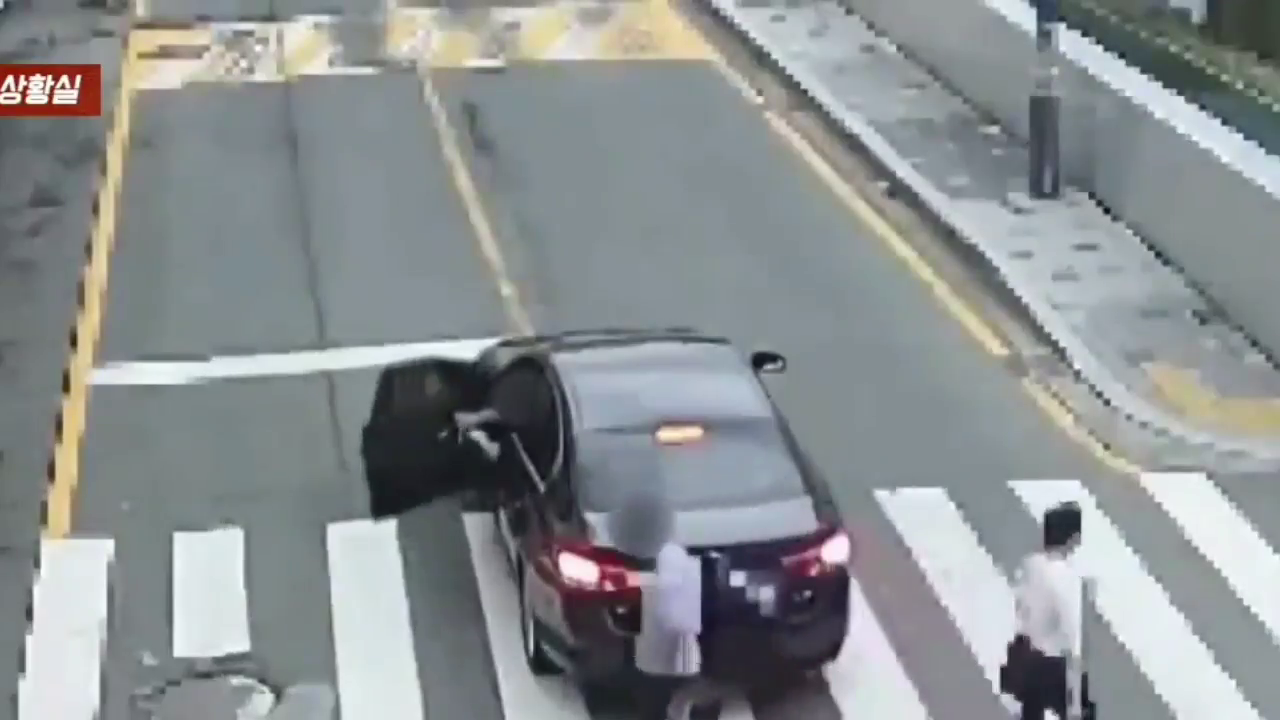
#> input picture frame 13 of object_tracking/kroad.mp4, 1280 x 720 px, given in place of test2.mp4, which was not available
$ python lane_detector.py
#> lines starting #> are read from the running program, lines starting #| are printed output that depends on the picture; after the words box and inside, x2 and y2 are one past the last pixel; in counts of white or black regions, pixels touching at a corner belong together; pictures that were not available may be replaced by others from this repository, and a replacement may not be noted
import cv2
import numpy as np

def canny(img):  #Canny 해주기 위한 알고리즘
    if img is None:
        cap.release()
        cv2.destroyAllWindows()
        exit()
    gray = cv2.cvtColor(img, cv2.COLOR_BGR2GRAY)
    kernel = 5
    blur = cv2.GaussianBlur(gray,(kernel, kernel),0)
    canny = cv2.Canny(gray, 50, 150)
    return canny

def region_of_interest(canny): #현재 내가 가고있는 차선의 범위만 추출해 냄(추후에 개선 필요한 부분)
    height = canny.shape[0]
    width = canny.shape[1]
    mask = np.zeros_like(canny)
    triangle = np.array([[
    (110, height),
    (650, 250),
    (1000, height),]], np.int32)
    cv2.fillPoly(mask, triangle, 255)
    masked_image = cv2.bitwise_and(canny, mask)
    return masked_image

def houghLines(cropped_canny): #허프변환
    return cv2.HoughLinesP(cropped_canny, 2, np.pi/180, 100,
        np.array([]), minLineLength=40, maxLineGap=5)

def addWeighted(frame, line_image):
    return cv2.addWeighted(frame, 0.8, line_image, 1, 1)

# [7 lines left out: function display_lines, not called in this run]

def make_points(image, line):
    slope, intercept = line
    y1 = int(image.shape[0])
    y2 = int(y1*3.0/5)
    x1 = int((y1 - intercept)/slope)
    x2 = int((y2 - intercept)/slope)
    return [[x1, y1, x2, y2]]

def average_slope_intercept(image, lines):
    left_fit    = []
    right_fit   = []
    if lines is None:
        return None
    for line in lines:
        for x1, y1, x2, y2 in line:
            fit = np.polyfit((x1,x2), (y1,y2), 1)
            slope = fit[0]
            intercept = fit[1]
            if slope < 0:
                left_fit.append((slope, intercept))
            else:
                right_fit.append((slope, intercept))
    left_fit_average  = np.average(left_fit, axis=0)
    right_fit_average = np.average(right_fit, axis=0)
    left_line  = make_points(image, left_fit_average)
    right_line = make_points(image, right_fit_average)
    averaged_lines = [left_line, right_line]
    return averaged_lines

cap = cv2.VideoCapture("C:/Users/Dongwon/Documents/GitHub/Python_for_contest/OpenCV/imgs/test2.mp4")
while(cap.isOpened()):
    _, frame = cap.read()
#> frame is the input picture: shape (720, 1280, 3); mean B, G, R 146.2, 144.5, 139.6
    canny_image = canny(frame)
#> in canny, `gray = cv2.cvtColor(img, cv2.COLOR_BGR2GRAY)`:
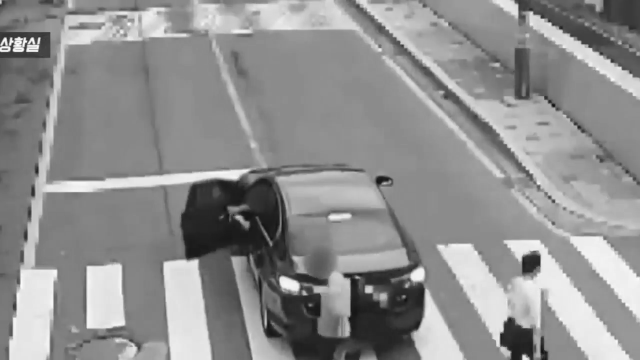
#> gray: shape (720, 1280) (shown at 1/2 size); min 10, max 255, mean 143.2
#> in canny, `canny = cv2.Canny(gray, 50, 150)`:
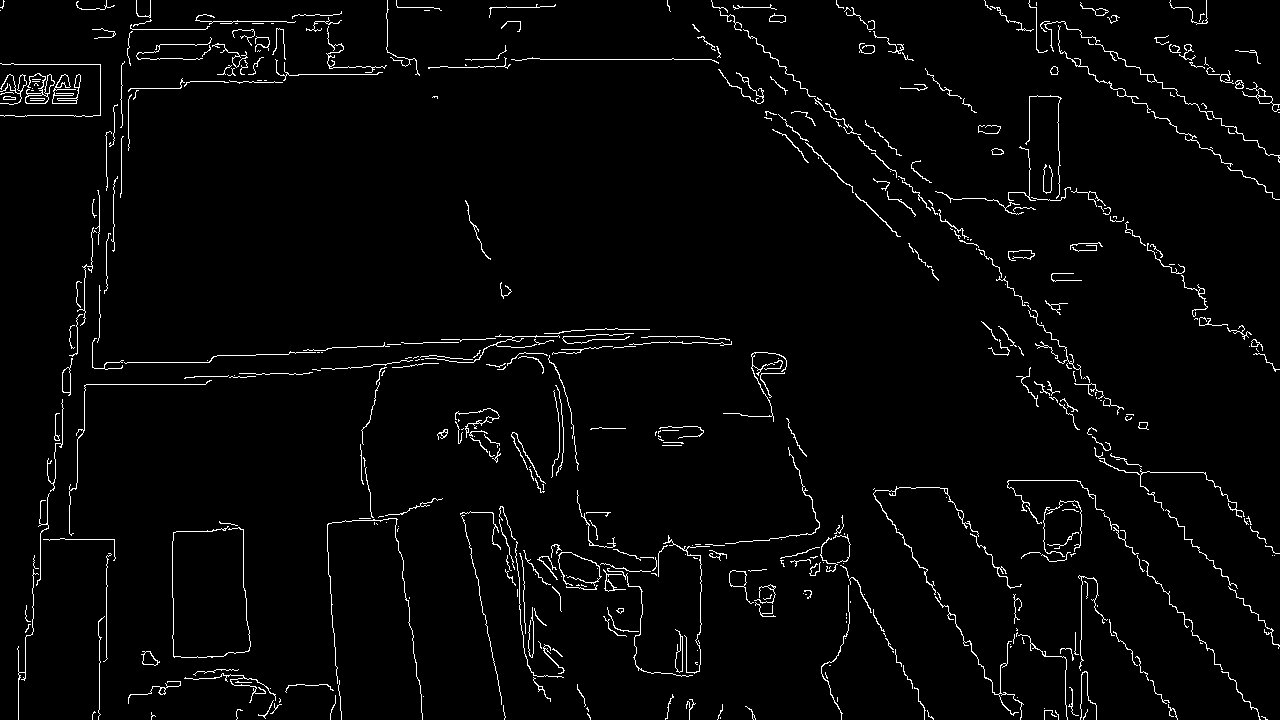
#> canny: shape (720, 1280); 2.7% white in thin lines or dots
    cropped_canny = region_of_interest(canny_image)
#> in region_of_interest, `cv2.fillPoly(mask, triangle, 255)`:
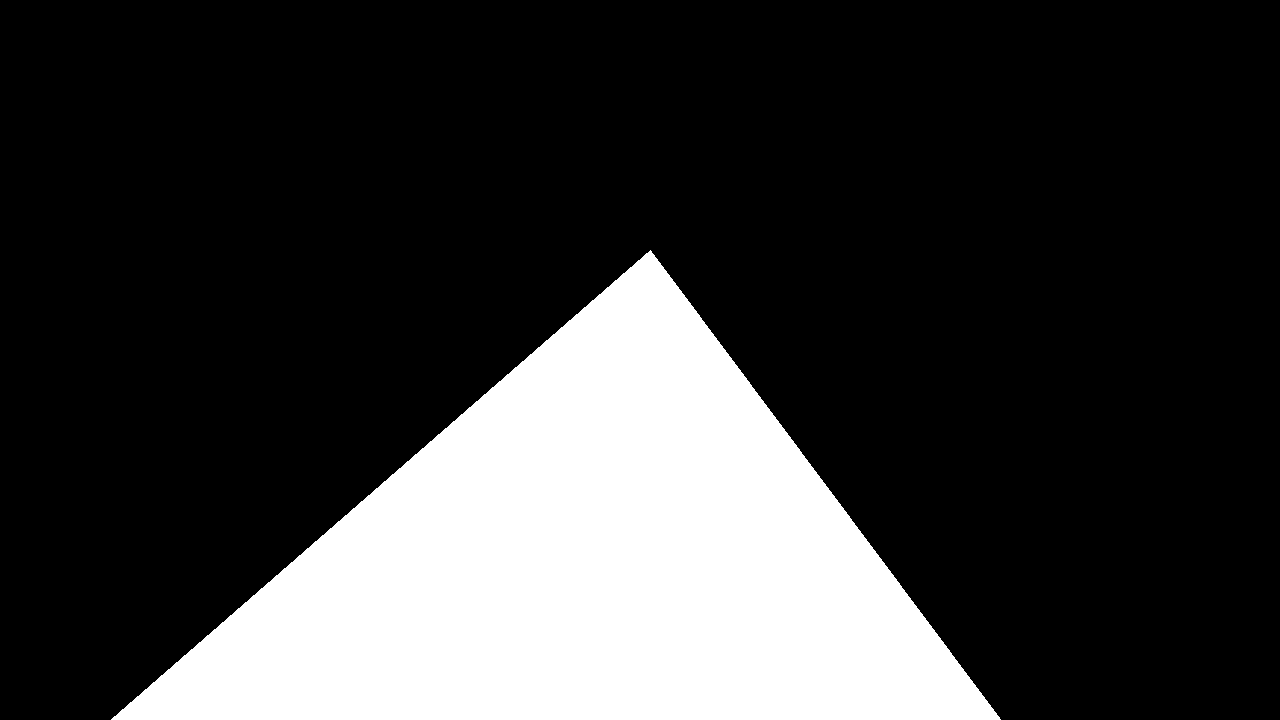
#> mask: shape (720, 1280); 22.7% white; 1 white region, box (x1, y1, x2, y2) and area: (111, 250, 1001, 720) 209420
#> in region_of_interest, `masked_image = cv2.bitwise_and(canny, mask)`:
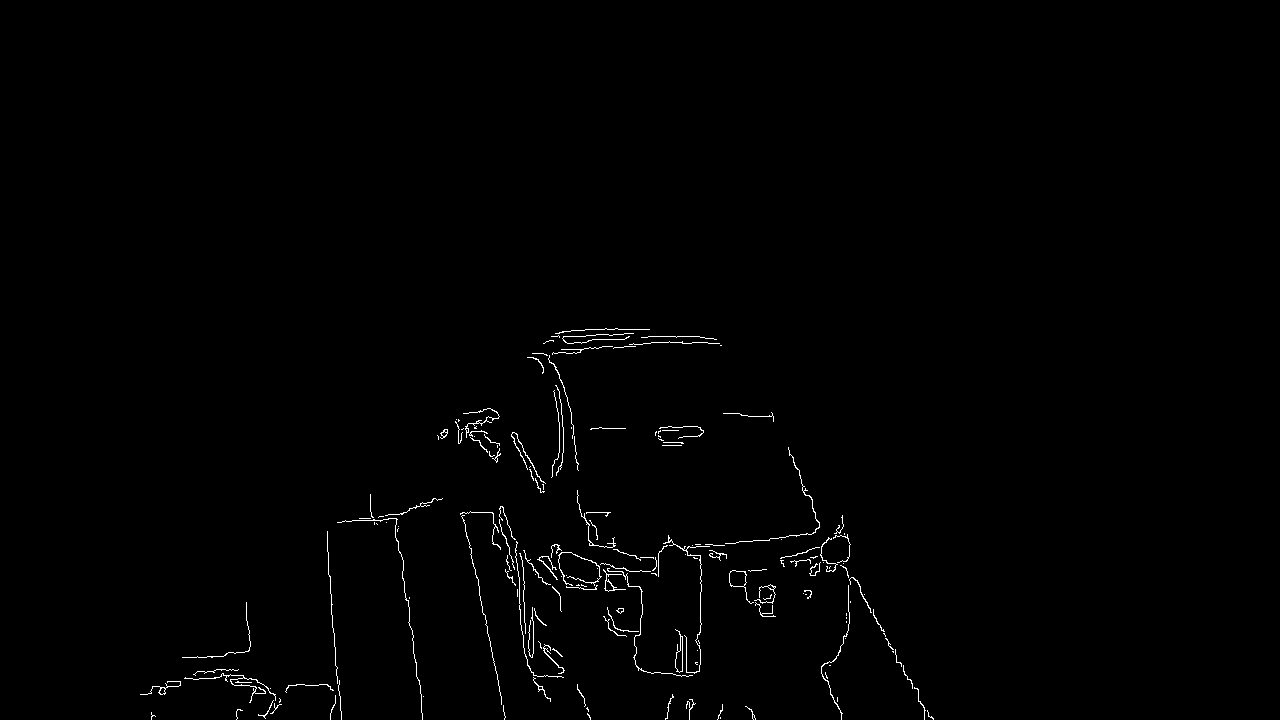
#> masked_image: shape (720, 1280); 0.77% white in thin lines or dots, all inside (x1, y1, x2, y2) = (140, 328, 934, 720)
    # cv2.imshow("cropped_canny",cropped_canny)

    lines = houghLines(cropped_canny)
#> lines = [[865, 599, 908, 679], [462, 512, 476, 577], [484, 614, 504, 718], [332, 615, 337, 683], [700, 632, 700, 592], [873, 612, 912, 686], [648, 336, 699, 336], [412, 638, 417, 678]]
    averaged_lines = average_slope_intercept(frame, lines)
#> the loop in average_slope_intercept, `for line in lines:` made 8 passes
#> after the loop in average_slope_intercept, `for line in lines:`: left_fit = []; right_fit = [(1.86, -1010.3), (4.64, -1633), (5.2, -1902.8), (13.6, -3900.2), (0.437, 306), (1.9, -1044.5), (5.09e-16, 336), (8, -2658)]
#> in average_slope_intercept, `left_fit_average  = np.average(left_fit, axis=0)`: left_fit_average = nan
#> in average_slope_intercept, `right_fit_average = np.average(right_fit, axis=0)`: right_fit_average = [4.45, -1438.3]
#> (the run stopped early here; a loop or call above may not have finished)

$ run again, starting later in the video
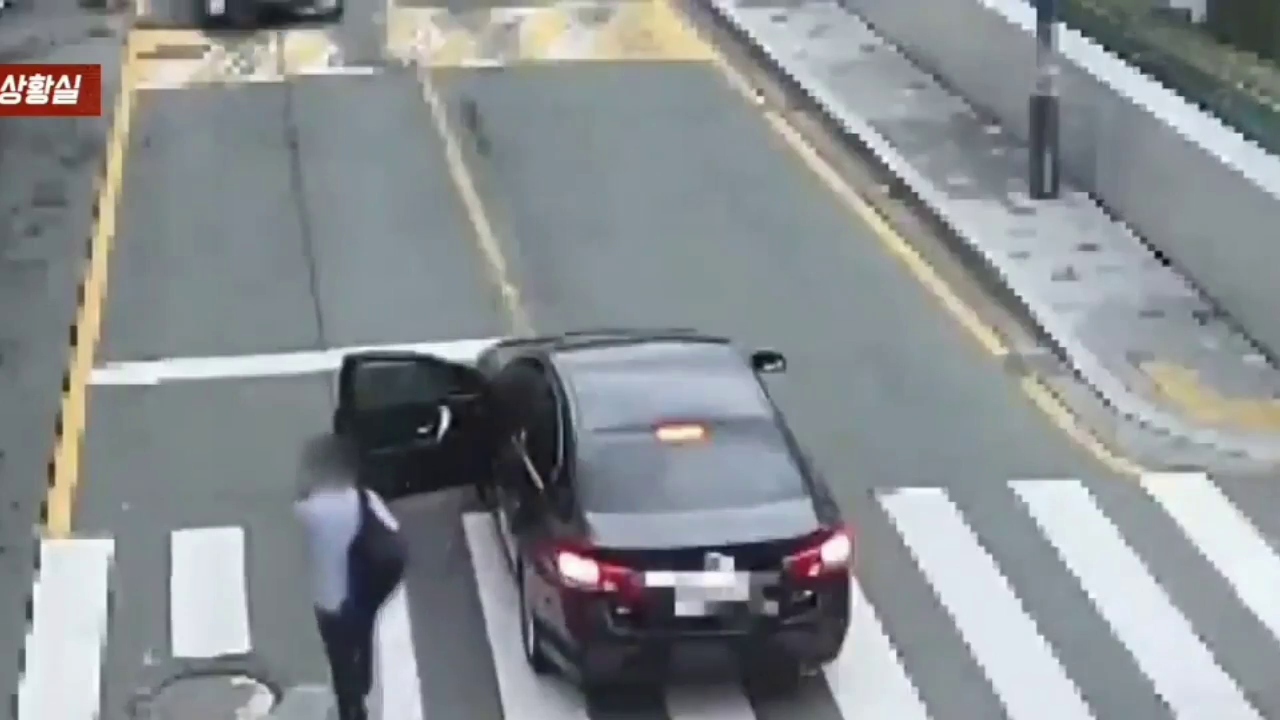
#> input picture frame 60 of object_tracking/kroad.mp4, 1280 x 720 px, given in place of test2.mp4, which was not available
#> frame is the input picture: shape (720, 1280, 3); mean B, G, R 145.1, 142.6, 137.7
#> in canny, `canny = cv2.Canny(gray, 50, 150)`:
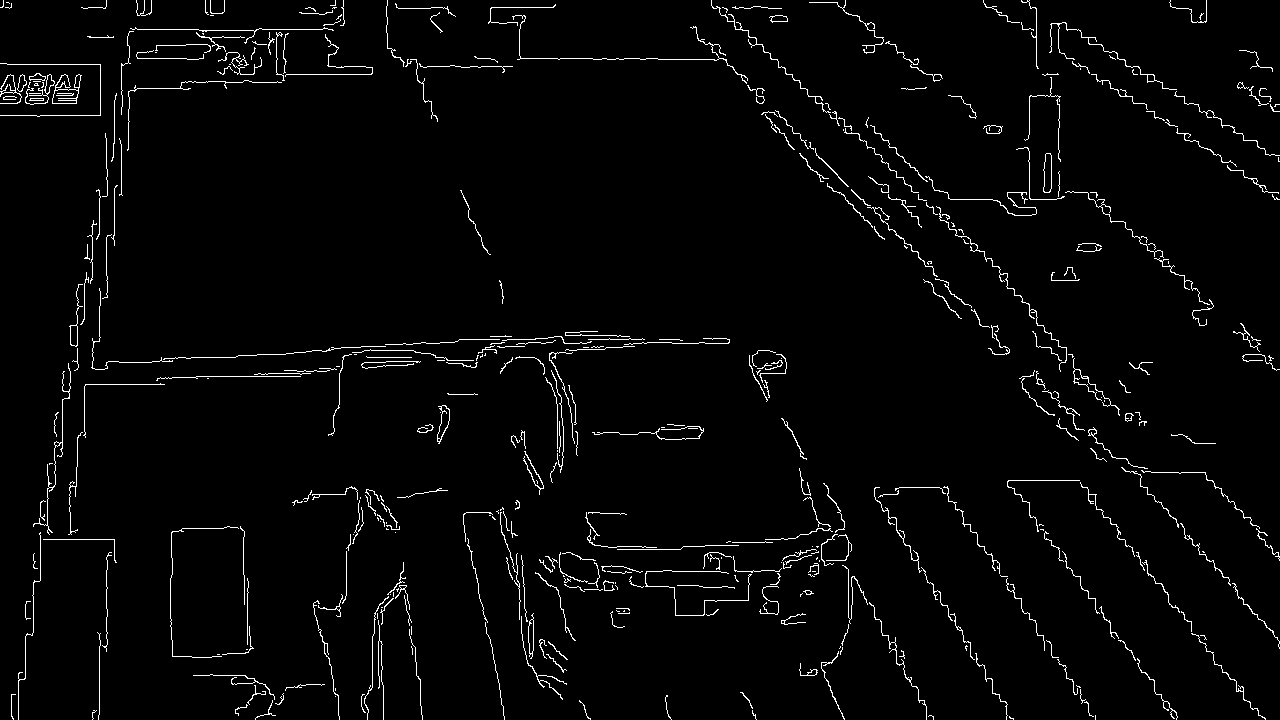
#> canny: shape (720, 1280); 2.6% white in thin lines or dots
#> mask: shape (720, 1280); 22.7% white; 1 white region, box (x1, y1, x2, y2) and area: (111, 250, 1001, 720) 209420
#> in region_of_interest, `masked_image = cv2.bitwise_and(canny, mask)`:
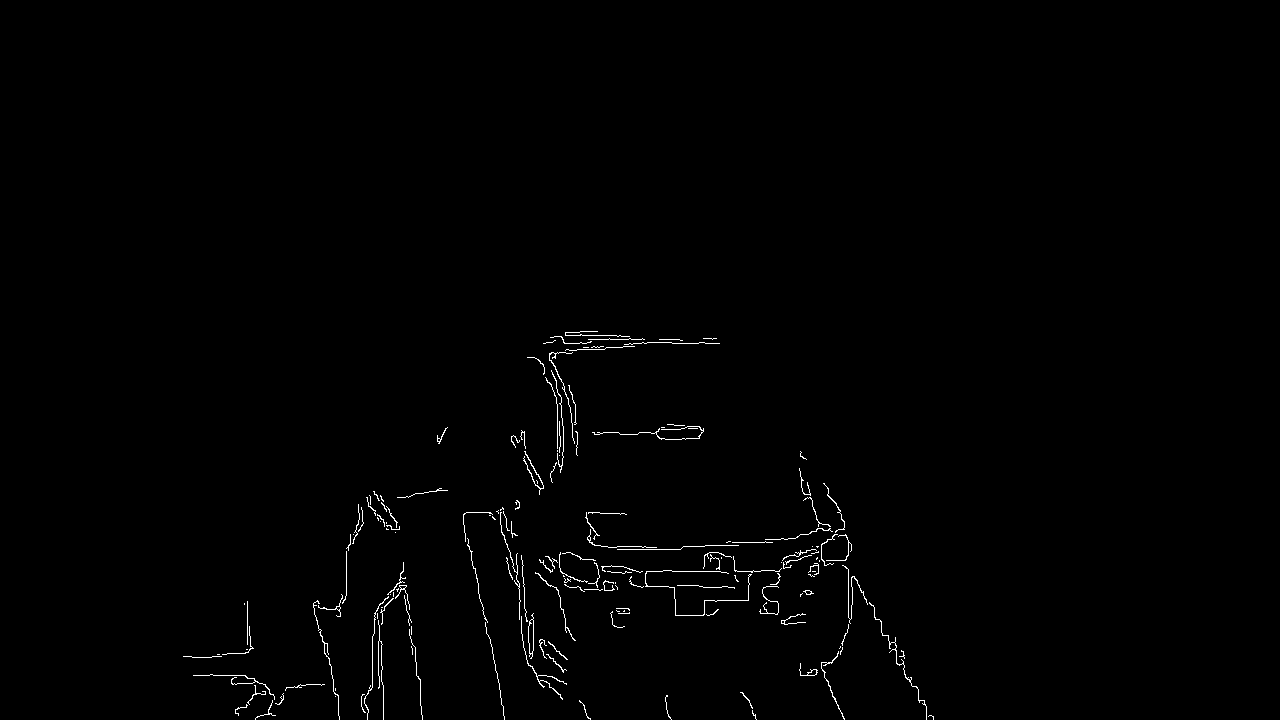
#> masked_image: shape (720, 1280); 0.75% white in thin lines or dots, all inside (x1, y1, x2, y2) = (183, 331, 934, 720)
#> lines = [[672, 571, 720, 571], [557, 459, 557, 404], [492, 651, 500, 693], [193, 675, 245, 675]]
#> the loop in average_slope_intercept, `for line in lines:` made 4 passes
#> after the loop in average_slope_intercept, `for line in lines:`: left_fit = [(-2.04e-15, 675)]; right_fit = [(4.13e-15, 571), (0.387, 215.7), (5.25, -1932)]
#> left_fit_average = [-2.04e-15, 675]
#> right_fit_average = [1.88, -381.8]
#> slope = -2.04e-15; intercept = 675
#> x1 = -22062059393496620
#> x2 = 119135120724882464
#> left_line = [[-22062059393496620, 720, 119135120724882464, 432]]
#> right_line = [[586, 720, 433, 432]]
#> in average_slope_intercept, `averaged_lines = [left_line, right_line]`: averaged_lines = [[[-22062059393496620, 720, 119135120724882464, 432]], [[586, 720, 433, 432]]]
#> the loop in display_lines, `for line in lines:` made 1 pass
